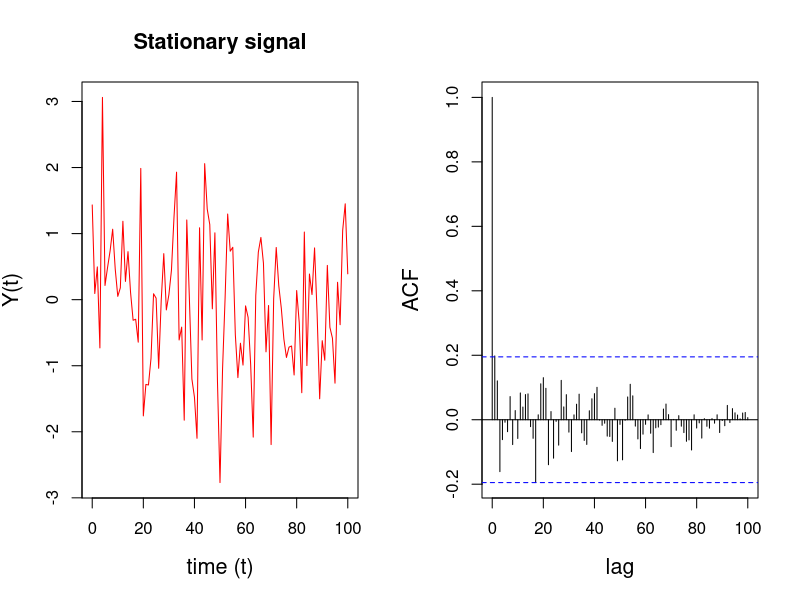
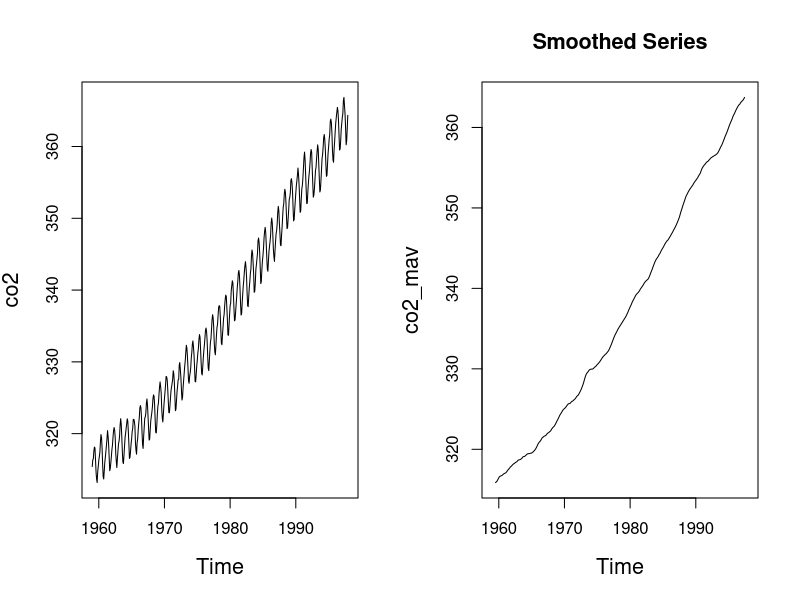
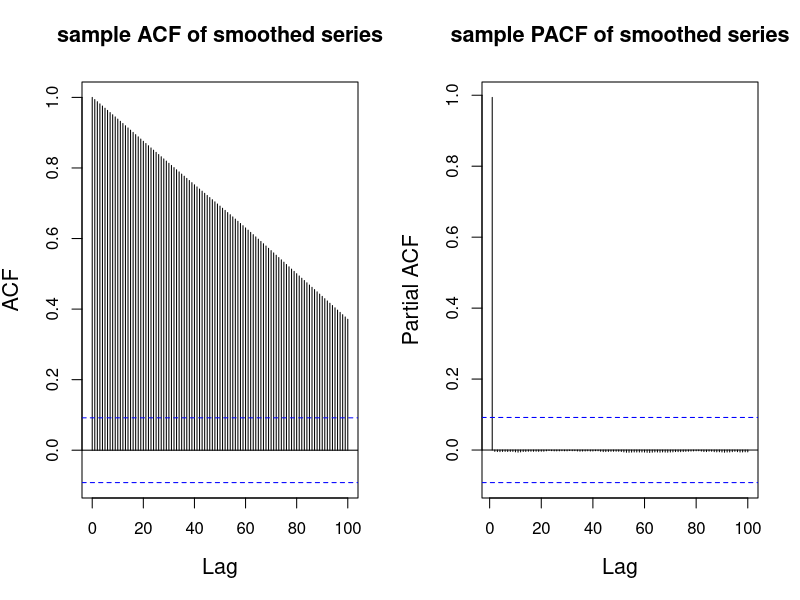
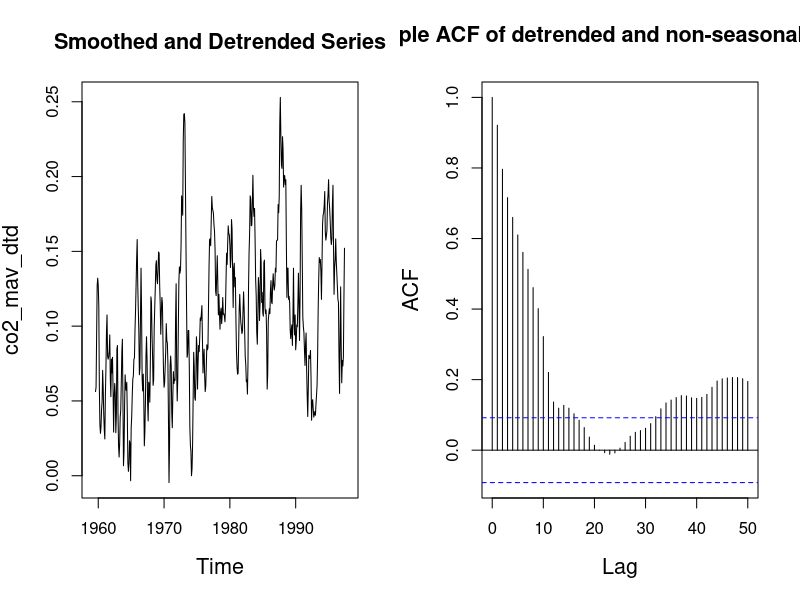
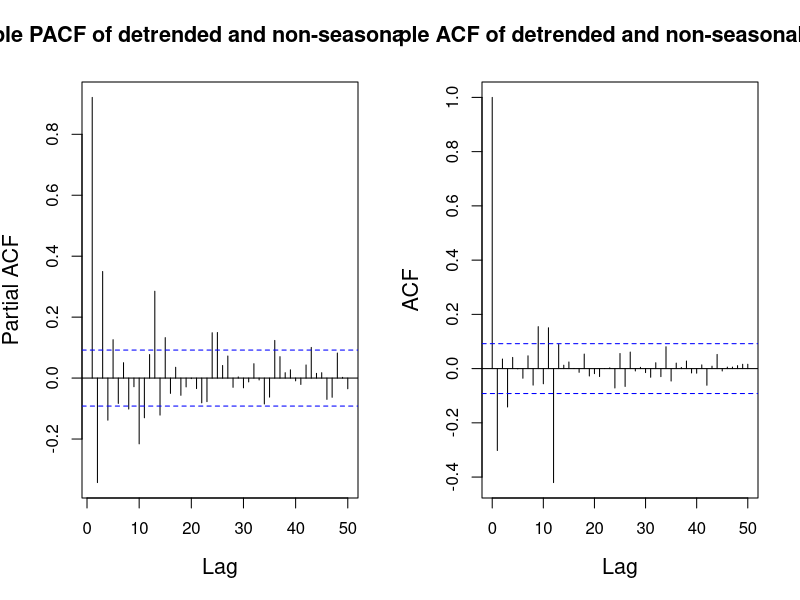
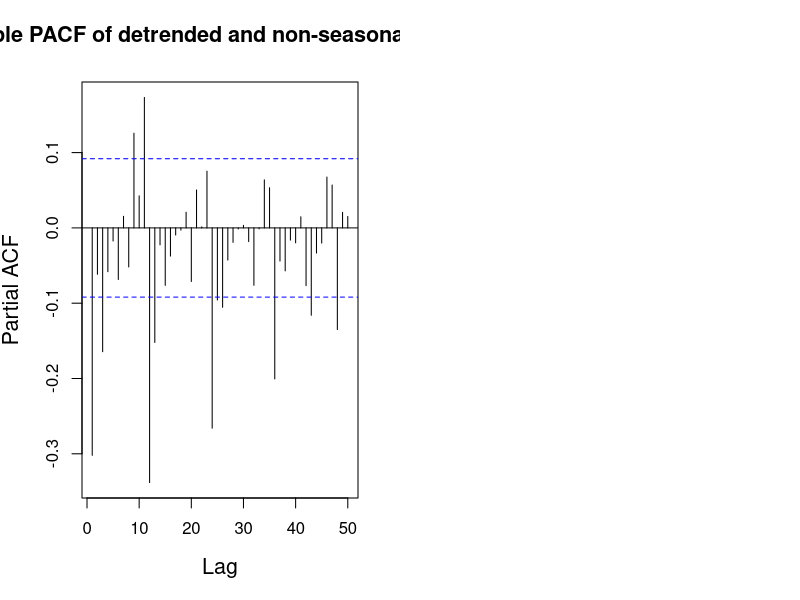
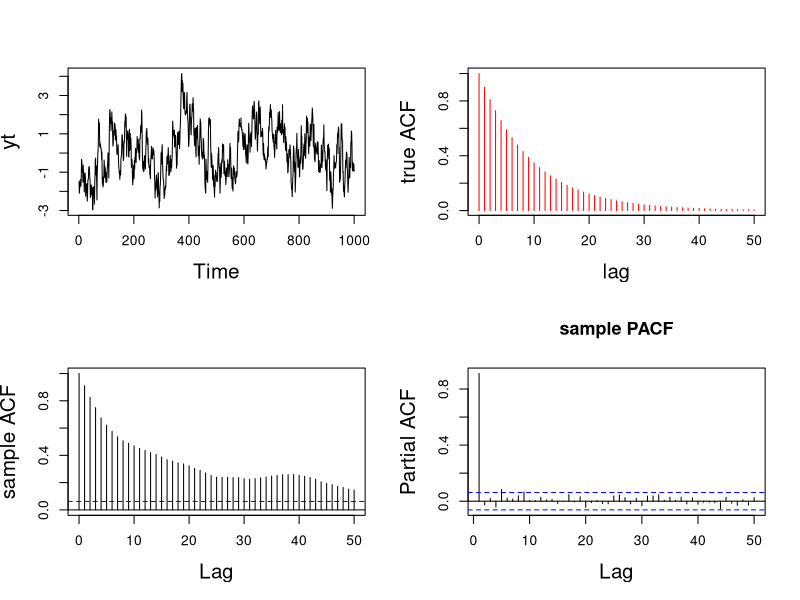
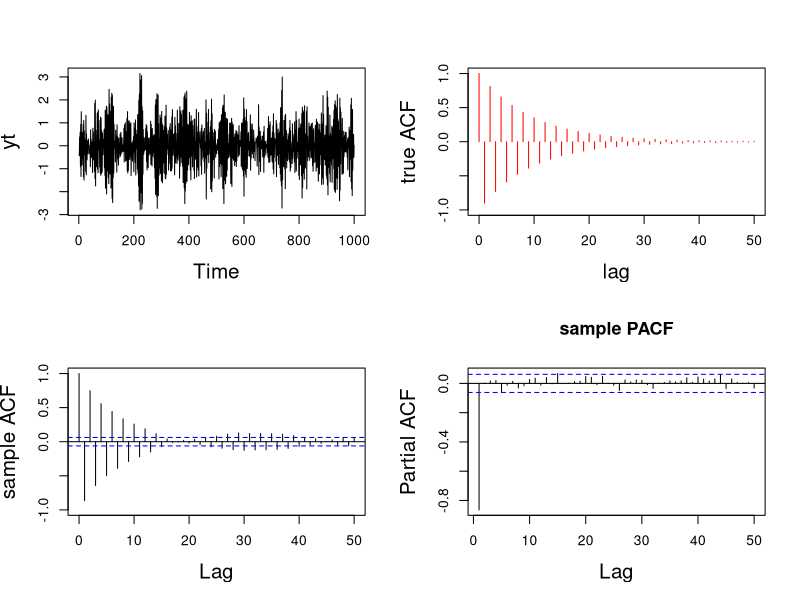

Source code (R) for these figures, in order:
###############################
#####       Week 1        #####
###############################


###############################
#####    stationarity     #####
###############################

#### simulation example: white noise 

## generate stationary time series
t <- 0:100
y_stationary <- rnorm(length(t), mean=0, sd=1) # the stationary time series (ts)

par(mfrow = c(1, 2), cex.lab = 1.3, cex.main = 1.3)
## plot the stationary signal and ACF
plot(t, y_stationary, type = 'l', col='red',
     xlab = 'time (t)', ylab = "Y(t)", 
     main = "Stationary signal")
acf(y_stationary, lag.max = length(y_stationary),
    xlab = "lag", ylab = "ACF", main = " ")


###########################################
##### differencing and moving average #####
###########################################

data(co2) # load co2 dataset
plot.ts(co2)

## doing moving average to remove effects of periodic component
mav_even <- function(x,d=12){filter(x,c(0.5/d,rep(1/d,(d-1)),0.5/d), sides=2)}
co2_mav <- mav_even(co2, d=12)

## plot smoothed time series
plot.ts(co2_mav, main = "Smoothed Series")

## plot sample ACF
acf(co2_mav[!is.na(co2_mav)], lag.max = 100, type = 'correlation', 
    main = "sample ACF of smoothed series")

## plot sample PACF
pacf(co2_mav[!is.na(co2_mav)], lag.max = 100, main = "sample PACF of smoothed series")

## doing 1st order differencing to remove effects of trend component
co2_mav_dtd <- diff(co2_mav, lag = 1, differences = 1)

## plot dataset after differencing
plot.ts(co2_mav_dtd, main = "Smoothed and Detrended Series")

## plot sample ACF
acf(co2_mav_dtd[!is.na(co2_mav_dtd)], lag.max = 50, type = "correlation", 
    main = "sample ACF of detrended and non-seasonal dataset")
## plot sample PACF
pacf(co2_mav_dtd[!is.na(co2_mav_dtd)], lag.max = 50, 
    main = "sample PACF of detrended and non-seasonal dataset")



##############################
#### only doing the difference ####
##############################

co2_dtd <- diff(diff(co2, lag=12, differences=1))

## plot sample ACF
acf(co2_dtd[!is.na(co2_dtd)], lag.max = 50, type = "correlation", 
    main = "sample ACF of detrended and non-seasonal dataset")
## plot sample PACF
pacf(co2_dtd[!is.na(co2_dtd)], lag.max = 50, 
     main = "sample PACF of detrended and non-seasonal dataset")




###############################
#####    sample ar(1)     #####
###############################
#### Example 1:
#### sample ar(1) with ar coefficients phi = 0.9 
#### and innovation standard deviation sigma = 0.5

set.seed(2021)
phi <- 0.9 # ar coefficient
sd <- 0.5 # innovation standard deviation
n <- 1000 # number of time points
lag.max <- 50 # max lag
yt <- arima.sim(n = n, model = list(ar = phi), sd = sd) # generate stationary AR(1) process
par(mfrow = c(2, 2), cex.lab = 1.5)
ts.plot(yt) # plot 

## draw true ACF of AR(1)
cov_0 <- sd^2/(1-phi^2) # compute auto-covariance at h=0
cov_h <- phi^(0:lag.max)*cov_0 # compute auto-covariance at h != 0
plot(0:lag.max, cov_h/cov_0, pch = 1, type = 'h', col = 'red',
     ylab = "true ACF", xlab = "lag")


## draw sample autocorrelation function
acf(yt, lag.max = lag.max, 
    type = "correlation", ylab = "sample ACF", 
    lty = 1, ylim = c(0, 1), main = " ")

## draw sample partial autocorrelation function
pacf(yt, lag.ma = lag.max, main = "sample PACF")

#### Example 2:
#### sample ar(1) with ar coefficients phi = -0.9 
#### and innovation standard deviation sigma = 0.5
set.seed(2021)
phi <- -0.9 # ar coefficient
sd <- 0.5 # innovation standard deviation
n <- 1000 # number of time points
lag.max <- 50 # max lag
yt <- arima.sim(n = n, model = list(ar = phi), sd = sd) # generate stationary AR(1) process
par(mfrow = c(2, 2), cex.lab = 1.5)
ts.plot(yt) # plot 

## draw true ACF of AR(1)
cov_0 <- sd^2/(1-phi^2) # compute auto-covariance at h=0
cov_h <- phi^(0:lag.max)*cov_0 # compute auto-covariance at h != 0
plot(0:lag.max, cov_h/cov_0, pch = 1, type = 'h', col = 'red',
     ylab = "true ACF", ylim = c(-1, 1), xlab = "lag")


## draw sample autocorrelation function
acf(yt, lag.max = lag.max, 
    type = "correlation", ylab = "sample ACF", 
    lty = 1, ylim = c(-1, 1), main = " ")

## draw sample partial autocorrelation function
pacf(yt, lag.ma = lag.max, main = "sample PACF")

####################################################
#####             MLE for AR(1)               ######
####################################################
set.seed(2021)
phi <- 0.9 # ar coefficient
sd <- 1 # innovation standard deviation
n <- 1000 # number of time points
yt <- arima.sim(n = n, model = list(ar = phi), sd = sd) # generate stationary AR(1) process

## Case 1: Conditional likelihood
y <- as.matrix(yt[2:n]) # response
X <- as.matrix(yt[1:(n-1)]) # design matrix
phi_MLE <- as.numeric((t(X)%*%y)/sum(X^2)) # MLE for phi
s2 <- sum((y - phi_MLE*X)^2)/(length(y) - 1) # MLE for v 

cat("\n MLE of conditional likelihood for phi: ", phi_MLE, "\n",
    "MLE of conditional likelihood for v: ", s2, "\n")



## Case 2: Full likelihood
# log likelihood function
log_p <- function(phi, yt){
    0.5*(log(1-phi^2) - sum((yt[2:n] - phi*yt[1:(n-1)])^2) - yt[1]^2*(1-phi^2))
}

# Use built-in optimization method to obtain maximum likelihood estimates
result <- optimize(log_p, c(-1, 1), tol = 0.0001, maximum = TRUE, yt = yt)
cat("\n MLE of full likelihood for phi: ", result$maximum)


#######################################################
######          direct sampling                 #######
#######################################################

# direct sample from conditional likelihood and reference prior
n_sample <- 1000 # sample size

## step 1: sample posterior distribution of v from inverse gamma distribution
nu_sample <- 1/rgamma(n_sample, (n-2)/2, sum((yt[2:n] - phi_MLE*yt[1:(n-1)])^2)/2)

## step 2: sample posterior distribution of phi from normal distribution
phi_sample <- rnorm(n_sample, mean = phi_MLE, sd = sqrt(nu_sample)/sum((yt[1:(n-1)])^2))

## plot histogram of posterior samples of phi and nu
par(mfrow = c(1, 2), cex.lab = 1.3)
hist(phi_sample, xlab = bquote(phi), 
     main = bquote("Histogram of "~phi), xlim = c(0.895, .915))
abline(v = phi, col = 'red')
hist(nu_sample, xlab = bquote(nu), main = bquote("Histogram of "~nu))
abline(v = sd, col = 'red')

#######################################################
########        MCMC sampling                 #########
#######################################################
# MCMC sample from full likelihood and reference prior
# compute Q star
Q_star <- function(phi, y){
    n <- length(y)
    return(y[1]^2*(1-phi^2) + sum((y[2:n] - phi*y[1:(n-1)])^2))
}

# transformation of phi
transform <- function(phi){
    return(log((1-phi)/(phi+1)))
}
# inverse transformation of phi
inv_transform <- function(eta){
    return((1-exp(eta))/(1+exp(eta)))
}
# compute likelihood of posterior distribution
log_likl <- function(phi, eta, v, y){
    return(log(1-phi^2) - 0.5*Q_star(phi, y)/v + eta - 2*log(1+exp(eta)))
}

# metropolis hasting for phi
mh <- function(eta_cur, v, step_size, y){
    acc <- 0
    phi_cur <- inv_transform(eta_cur)
    eta_cand <- rnorm(1, mean = eta_cur, sd = step_size)
    phi_cand <- inv_transform(eta_cand)
    accept.prob <- log_likl(phi_cand, eta_cand, v, y) - log_likl(phi_cur, eta_cur, v, y)
    
    if(log(runif(1)) < accept.prob){
        eta_cur <- eta_cand
        phi_cur <- phi_cand
        acc <- 1
    }
    return(list(eta_cur = eta_cur,
                phi_cur = phi_cur,
                acc = acc))
        
}

## auto tuning the stepwise
auto_tuning <- function(acc, iter, tuning, target_ar = 0.5){
    index <- (iter - 49):(iter)
    accept_rate <- mean(acc[index])
    n <- iter / 50
    if(accept_rate > target_ar){
        new_tuning <- tuning * exp(sqrt(1/n))
    }else{
        new_tuning <- tuning / exp(sqrt(1/n))
    }
    return(new_tuning)
}

## run metropolis hasting
MCMC_sample <- function(n_sample, burnin, y){
    ## storage of samples and acceptance
    phi_sample <- numeric(n_sample)
    v_sample <- numeric(n_sample)
    acc <- numeric(burnin + n_sample)
    ## initialization and set up step size
    phi_cur <- 0
    eta_cur <- transform(phi_cur)
    step_size <- 1
    for(i in 1:(burnin+n_sample)){
        # sample variance v
        v_cur <- 1/rgamma(n = 1, shape = n/2, rate = Q_star(phi_cur, y)/2)
        
        # sample location eta
        tmp <- mh(eta_cur = eta_cur, v = v_cur, step_size = step_size, y)
        
        # retrieve results
        phi_cur <- tmp$phi_cur
        eta_cur <- tmp$eta_cur
        acc[i] <- tmp$acc
        
        # tune step size
        if(i %% 50 == 0){
            step <- auto_tuning(acc = acc, iter = i, 
                                tuning = step_size)
        }
        
        # store the sample after burnin period
        if(i > burnin){
            phi_sample[i-burnin] <- phi_cur
            v_sample[i-burnin] <- v_cur
        }
    }
    return(list(phi_sample = phi_sample, 
                v_sample=v_sample, 
                acc_rate = mean(acc[1:n_sample+burnin])))
}

# run MCMC sampling with sample size = 10000 and burnin = 5000
result <- MCMC_sample(n_sample = 10000, burnin = 5000, y = yt)

## print Acceptance rate
cat("\n Acceptance Rates: ", result$acc_rate, "\n")
## plot results of phi
par(mfrow = c(2, 2), cex.lab = 1.3)
plot(result$phi_sample, ylab = "values", 
     xlab = "iterations", type = 'l', main = bquote("Traceplot of "~phi))
hist(result$phi_sample, xlab = bquote(phi), main = bquote("Histogram of "~phi))
abline(v=phi, col="red")
## plot results of v
plot(result$v_sample, ylab = "values",
     xlab = "iterations", type = 'l', main = "Traceplot of v")
hist(result$v_sample, xlab = "v", main = "Histogram of v")
abline(v=sd, col="red")

#######################################################
#####           general AR(p) process           #######
#######################################################


########################################################
##### estimates of reciprocal characteristic roots #####
########################################################
## given AR coefficients
phi <- c(0.27, 0.07, -0.13, -0.15, -0.11, -0.15, -0.23, -0.14)
roots <- polyroot(c(1, -phi)) # compute reciprocal characteristic roots
modulus <- Mod(1/roots) # compute modulus
argument <- 2*pi/Arg(1/roots) # compute frequency
# print results modulus and frequency by decreasing order
print(cbind(modulus, argument)[order(modulus, decreasing=TRUE), ]) 

## given modulus and frequency, compute AR coefficients
modulus <- c(0.4898979, 0.4898979) # modulus
argument <- c(-6.891435, 6.891435) # frequency
phi <- numeric(2)
phi[1] <- Re(sum(modulus*exp(2*pi/argument*1i)))
phi[2] <- -Re(prod(modulus*exp(2*pi/argument*1i)))

## generate AR(2)
n <- 1000 # number of time points
sd <- 0.5 # innovation standard deviation
yt <- arima.sim(n = n, model = list(ar = phi), sd = sd)

par(mfrow = c(1, 3), cex.lab = 1.5)
ts.plot(yt) # plot 


## draw sample autocorrelation function
acf(yt, lag.max = lag.max, 
    type = "correlation", ylab = "sample ACF", 
    lty = 1, ylim = c(-1, 1), main = " ")

## draw sample partial autocorrelation function
pacf(yt, lag.ma = lag.max, main = "sample PACF")

###################################################
